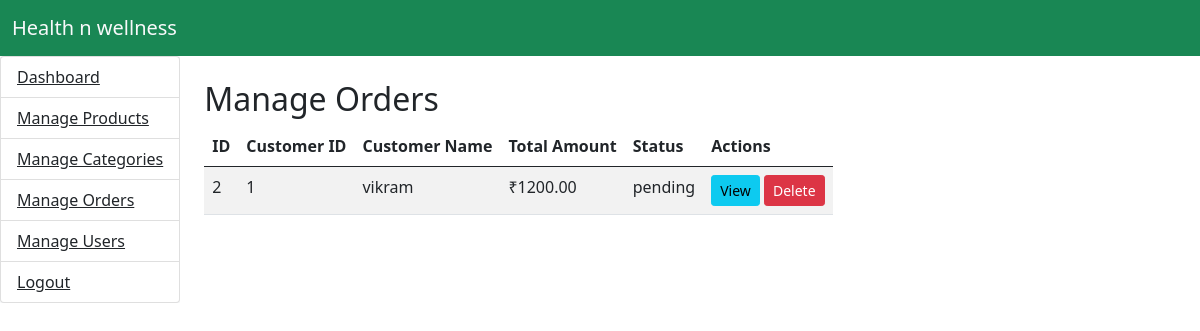
Page /manage_orders.php (signed in) on the committed database.
### tables this page shows
CREATE TABLE `orders` (
  `id` int(11) NOT NULL,
  `user_id` int(11) NOT NULL,
  `total` decimal(10,2) NOT NULL,
  `address` int(11) NOT NULL,
  `payment_method` varchar(255) NOT NULL,
  `payment_status` varchar(30) NOT NULL,
  `status` varchar(50) NOT NULL,
  `created_at` date NOT NULL DEFAULT current_timestamp()
);

CREATE TABLE `users` (
  `id` int(11) NOT NULL,
  `name` varchar(255) NOT NULL,
  `email` varchar(255) NOT NULL,
  `password` varchar(255) NOT NULL,
  `phone` varchar(20) DEFAULT NULL,
  `address_1` int(11) DEFAULT NULL,
  `address_2` int(11) DEFAULT NULL,
  `address_3` int(11) DEFAULT NULL,
  `created_at` timestamp NOT NULL DEFAULT current_timestamp()
);

### manage_orders.php (the view, shortened to what this page needs)
<?php
include './includes/config.php';
?>
<!DOCTYPE html>
<html lang="en">
<head>
</head>
<body>
    <nav class="navbar navbar-expand-lg navbar-light bg-success">
        <div class="container-fluid">
            <a class="navbar-brand text-light" href="#">Health n wellness</a>
        </div>
    </nav>
    <div class="d-flex">
        <?php include './includes/navbar.php'; ?>
        <div class="content p-4">
            <h2>Manage Orders</h2>
            <table class="table table-striped">
                <thead>
                    <tr>
                        <th>ID</th>
                        <th>Customer ID</th>
                        <th>Customer Name</th>
                        <th>Total Amount</th>
                        <th>Status</th>
                        <th>Actions</th>
                    </tr>
                </thead>
                <tbody id="order-list">
                    <?php
                    $sql = "SELECT o.*,u.name from orders o JOIN users u ON u.id = o.user_id";
                    $res = $conn->query($sql);
                    if ($res) :
                        while ($data = $res->fetch_assoc()) :
                    ?>
                            <tr>
                                <td><?php echo $data['id']; ?></td>
                                <td><?php echo $data['user_id']; ?></td>
                                <td><?php echo $data['name']; ?></td>
                                <td>₹<?php echo $data['total']; ?></td>
                                <td><?php echo $data['status']; ?></td>
                                <td>
                                    <a href="./order_details.php?id=<?php echo $data['id']; ?>"><button class="btn btn-info btn-sm">View</button></a>
                                    <a href="./includes/functions/del_order.php?id=<?php echo $data['id']; ?>"><button class="btn btn-danger btn-sm">Delete</button></a>
                                </td>
                            </tr>
                    <?php
                        endwhile;
                    endif;
                    ?>
                </tbody>
            </table>
        </div>
    </div>
    <?php include './includes/bundle.php'; ?>
</body>
</html>

### rows in the picture
orders: id "2", user "1", user.name "vikram", total "1200.00", status "pending"
